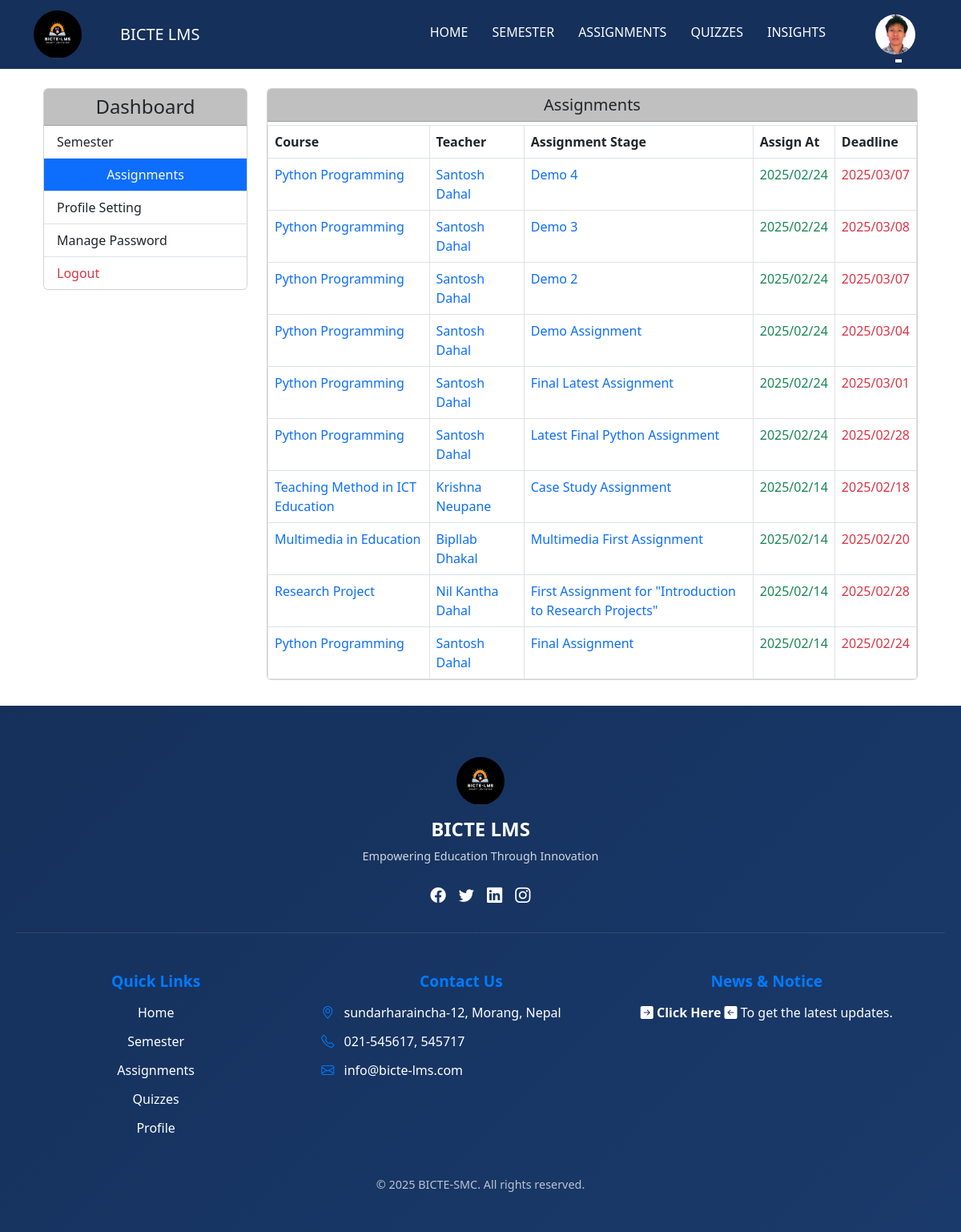
Page /api/student-dashboard-assignment/ (signed in) on the committed database.
### main/models.py (models this page shows, shortened)
class Student(models.Model):
    profile_picture = models.ImageField(upload_to='student_pics/', null=True, blank=True, default='no_image2.jpg')
    st_exam_roll_no = models.CharField(max_length=8, default='00000000')
    st_reg_no = models.CharField(max_length=40, default='0-0-000-00-0000')
    st_name = models.CharField(max_length=100)
    st_date_of_birth = models.DateField(null=True, blank=True)
    st_address = models.CharField(max_length=255)
    st_contact = models.CharField(max_length=15)
    enrollment_date = models.IntegerField(null=True, blank=True)
    st_email = models.EmailField(unique=True)
    st_password = models.CharField(max_length=128, default='studentSMC1')  # Default password
    st_gender = models.CharField(max_length=10, choices=[('Male', 'Male'), ('Female', 'Female'), ('Other', 'Other')], null=True, blank=True)
    st_father_name = models.CharField(max_length=100, null=True, blank=True)
    semester = models.ForeignKey('Semester', on_delete=models.CASCADE)
    email_sent = models.BooleanField(default=False)  # Track if email has been sent
    class Meta:
        verbose_name = "Student"
        verbose_name_plural = "Students"

class Assignment(models.Model):
    title = models.CharField(max_length=255, verbose_name="Assignment Title")
    description = models.TextField(blank=True, null=True, verbose_name="Description")
    file = models.FileField(upload_to="assignments/", blank=True, null=True, verbose_name="Assignment File")
    deadline = models.DateTimeField(verbose_name="Submission Deadline")
    posted_date = models.DateTimeField(auto_now_add=True, verbose_name="Posted Date")
    course = models.ForeignKey(Course, on_delete=models.CASCADE, related_name="assignments", verbose_name="Course")
    teacher = models.ForeignKey(Teacher, on_delete=models.CASCADE, related_name="assignments", verbose_name="Teacher")
    class Meta:
        verbose_name = "Assignment"
        verbose_name_plural = "Assignments"
        ordering = ["-posted_date"]

class Course(models.Model):
    syllabus_file = models.FileField(upload_to='syllabus_files/', null=True, blank=True)
    subject_code = models.CharField(max_length=20)
    title = models.CharField(max_length=50)
    description = models.TextField()
    credits = models.IntegerField()
    is_elective = models.BooleanField(default=False, blank=True, null=True)
    semester = models.ForeignKey(Semester, on_delete=models.CASCADE)
    teacher = models.ForeignKey(Teacher, on_delete=models.SET_NULL, null=True, blank=True)
    class Meta:
        verbose_name = "Course"
        verbose_name_plural = "Courses"

class Teacher(models.Model):
    GENDER_CHOICES = [
        ('male', 'Male'),
        ('female', 'Female'),
        ('other', 'Other'),
    ]
    profile_picture = models.ImageField(upload_to='teacher_pics/', null=True, blank=True, default='images/default_profile_image.jpg')
    t_full_name = models.CharField(max_length=50)
    designation = models.CharField(max_length=100, default='Teacher Assistant')
    t_email = models.EmailField(max_length=100, unique=True)
    t_password = models.CharField(max_length=255)
    t_phone_number = models.CharField(max_length=40)
    t_address = models.CharField(max_length=100)
    hire_date = models.DateField()
    gender = models.CharField(max_length=10,choices=GENDER_CHOICES, verbose_name="Gender",
        default='male')
    class Meta:
        verbose_name = "Teacher"
        verbose_name_plural = "Teachers"

### main/views.py (the view)
# urls.py: path('student-dashboard-assignment/', views.StudentDashboardAssignment.as_view(), name='student-dashboard-assignment'),
class StudentDashboardAssignment(LoginRequiredMixin, TemplateView):
    template_name = 'student_template/st_dashboard_assignment.html'
    login_url = '/api/login/'
    def get_context_data(self, **kwargs):
        context = super().get_context_data(**kwargs)
        try:
            student = Student.objects.get(id=self.request.session.get('user_id'))
            context['student'] = student
            if student.semester:
                if student.semester.is_active:
                    assignments = Assignment.objects.filter(course__semester=student.semester)
                    context['assignments'] = assignments
                    for assignment in assignments:
                        if not assignment.teacher:
                            context['warning'] = 'Some assignments do not have a teacher assigned.'
                else:
                    context['error'] = 'You are not enrolled in an active semester. Please contact the administrator.'
                    context['assignments'] = []
            else:
                context['error'] = 'You are not enrolled in any semester. Please contact the administrator.'
                context['assignments'] = []
        except Student.DoesNotExist:
            context['error'] = 'Student not found. Please log in again.'
        return context

### templates/student_template/st_dashboard_assignment.html (shortened to what this page needs)
{% extends 'student_template/st_base_template.html' %} {% block title %} Student-Dashboard - BICTESMC {% endblock %} {% block content %}
<div class="container assignment_dashboard mt-4 ">
    <div class="row">
        <aside class="col-md-3">
            <div class="card">
                <h4 class="card-header text-dark text-center" style="background-color: #c0c0c0">
                    Dashboard
                </h4>
                <div class="list-group list-group-flush">
                    <a href="/api/student-dashboard/" class="list-group-item list-group-item-action">
                        Semester
                    </a>
                    <a href="/api/student-dashboard-assignment/" class="list-group-item list-group-item-action bg-primary text-light text-center">
                        Assignments
                    </a>
                    <a href="/api/student-profile-setting/" class="list-group-item list-group-item-action">
                        Profile Setting
                    </a>
                    <a href="/api/change-student-account-password/" class="list-group-item list-group-item-action">
                        Manage Password
                    </a>
                    <a href="/" class="list-group-item list-group-item-action text-danger">
                        Logout
                    </a>
                </div>
            </div>
        </aside>
        <section class="col-md-9 mt-4 mt-md-0">
            <div class="card">
                <h5 class="card-header text-center" style="background-color: #c0c0c0">
                    Assignments
                </h5>
                <div class="card-body p-0">
                     {% if assignments %}
                    <div class="table-responsive">
                        <table class="table table-bordered mb-0 mt-1">
                            <thead>
                                <tr>
                                    <th>Course</th>
                                    <th>Teacher</th>
                                    <th>Assignment Stage</th>
                                    <th>Assign At</th>
                                    <th>Deadline</th>
                                </tr>
                            </thead>
                            <tbody>
                                {% for assignment in assignments %}
                                <tr>
                                    <td>
                                        <a href="{% url 'st-course-detail' assignment.course.id %}" class="text-decoration-none">
                                                {{ assignment.course.title }}
                                            </a>
                                    </td>
                                    <td>
                                        {% if assignment.teacher %}
                                        <a href="{% url 'student-teacher-detail' assignment.teacher.id %}" class="text-decoration-none">
                                                    {{ assignment.teacher.t_full_name }}
                                                </a> {% else %}
                                        <span class="text-muted">Not Assigned</span> {% endif %}
                                    </td>
                                    <td>
                                        {% if assignment %}
                                        <a href="{% url 'st-assignment-detail' assignment.id %}" class="text-decoration-none"> {{ assignment.title }}
                                        </a> {% else %}
                                        <span class="text-muted">No Assignment Available</span> {% endif %}
                                    </td>
                                    <td class="text-success">{{ assignment.posted_date|date:"Y/m/d" }}</td>
                                    <td class="text-danger">{{ assignment.deadline|date:"Y/m/d" }}</td>
                                </tr>
                                {% endfor %}
                            </tbody>
                        </table>
                    </div>
                    {% else %}
                    <div class="alert alert-info text-center fw-bold mt-3" role="alert">
                        No assignments available for the current semester.
                    </div>
                    {% endif %}
                </div>
            </div>
        </section>
    </div>
</div>
{% endblock %}

### templates/student_template/st_base_template.html (shortened to what this page needs)
<!DOCTYPE html>
<html lang="en">
<head>
    <link rel="stylesheet" href="https://cdn.jsdelivr.net/npm/bootstrap-icons@1.11.3/font/bootstrap-icons.min.css">
    <link href="https://cdn.jsdelivr.net/npm/bootstrap@5.3.0/dist/css/bootstrap.min.css" rel="stylesheet" />
</head>
<body>
    {% load static %}
    <nav class="navbar navbar-expand-lg navbar-dark bg-dark">
        <div class="container">
            <div class="navbar-logo">
                <img class="mt-auto mb-auto" src="{% static 'images/main_logo.png' %}" alt="Logo" />
            </div>
            <a class="navbar-brand ms-5" href="#">BICTE LMS</a>
            <div class="collapse navbar-collapse" id="navbarNav">
                <ul class="navbar-nav ms-auto this_pading">
                    <li class="nav-item custom-padding dropdown">
                        <a class="nav-link {% if request.path == '/api/student-home/' %}active{% endif %}" href="/api/student-home/">Home</a>
                    </li>
                    <li class="nav-item custom-padding">
                        <a class="nav-link {% if request.path == '/api/st-semester-view/' %}active{% endif %}" href="/api/st-semester-view/{{ student.semester.id }}/">Semester</a
              >
            </li>
              <li class="nav-item custom-padding">
                        <a class="nav-link {% if request.path == '/api/student-assignment-view/' %}active{% endif %}" href="/api/student-assignment-view/">Assignments</a>
                    </li>
                    <li class="nav-item custom-padding">
                        <a class="nav-link {% if request.path == '/api/leaderboard/' %}active{% endif %}" href="/api/leaderboard/">Quizzes</a
              >
            </li>
            <li class="nav-item custom-padding dropdown">
              <a
                class="nav-link {% if request.path == '#' %}active{% endif %}"
                href="#"
                >Insights</a
              >
            </li>
              </ul>
            <li class="nav-item dropdown user_profile">
              <a
                class="nav-link dropdown-toggle no-hover"
                href="#"
                id="navbarDropdown"
                role="button"
                data-bs-toggle="dropdown"
                aria-expanded="false"
              >
                {% if student.profile_picture %}
                <img
                  src="{{ student.profile_picture.url }}"
                  alt="Profile Picture"
                  class="rounded-circle"
                  style="width: 50px; height: 50px"
                />
                {% endif %}
              </a>
            </li>
        </div>
      </div>
    </nav>
    <div class="container mt-4">{% block content %}{% endblock %}</div>
    <footer class="footer-section">
      <div class="footer-container">
          <div class="footer-top">
              <div class="footer-brand">
                  <div class="navbar-logo">
                      <a href="#">
                        <img src="{% static 'images/main_logo.png' %}" alt="Logo" />
                      </a>
            </div>
            <h3 class="brand-name" style="color:white !important;">BICTE LMS</h3>
            <p class="brand-tagline">Empowering Education Through Innovation</p>
            <div class="social-icons">
                <a href="#" class="social-icon"><i class="bi bi-facebook"></i></a>
                <a href="#" class="social-icon"><i class="bi bi-twitter"></i></a>
                <a href="#" class="social-icon"><i class="bi bi-linkedin"></i></a>
                <a href="#" class="social-icon"><i class="bi bi-instagram"></i></a>
            </div>
        </div>
        </div>
        <div class="footer-links mt-5 pe-5" style=" justify-content: center;  ">
            <div class="links-column" style=" text-align: center;">
                <h4 class="links-title">Quick Links</h4>
                <ul>
                    <li><a href="/api/student-home/">Home</a></li>
                    <li>
                        {% if student.semester %}
                        <a href="{% url 'st-semester-view' student.semester.id %}">Semester</a> {% else %}
                        <span class="text-muted error_semester ">Semester (Not Assigned)</span> {% endif %}
                    </li>
                    <li><a href="/api/student-assignment/">Assignments</a></li>
                    <li><a href="/api/leaderboard/">Quizzes</a></li>
                    <li><a href="/api/student-profile/">Profile</a></li>
                </ul>
            </div>
            <div class="links-column">
                <h4 class="links-title  text-center">Contact Us</h4>
                <ul>
                    <li><i class="bi bi-geo-alt"></i> sundarharaincha-12, Morang, Nepal</li>
                    <li><i class="bi bi-telephone"></i> 021-545617, 545717</li>
                    <li><i class="bi bi-envelope"></i> info@bicte-lms.com</li>
                </ul>
            </div>
            <div class="links-column">
                <h4 class="links-title text-center">News &amp; Notice</h4>
                <p class=" text-center bi bi-arrow-right-square-fill">
                    <a href="/api/student-notice-list/" class="text-decoration-none text-light fw-bold"> Click Here </a><span class="bi bi-arrow-left-square-fill"> To get the latest updates</span>.</p>
            </div>
        </div>
        <div class="footer-bottom">
            <p>&copy; <span id="current-year"></span> BICTE-SMC. All rights reserved.</p>
        </div>
        </div>
        </footer>
</body>
</html>

### rows in the picture
Student: profile_picture (picture)
Assignment: course "Python Programming", teacher.t_full_name "Santosh Dahal", title "Demo 4", posted_date "2025/02/24", deadline "2025/03/07"
Assignment: course "Python Programming", teacher.t_full_name "Santosh Dahal", title "Demo 3", posted_date "2025/02/24", deadline "2025/03/08"
Assignment: course "Python Programming", teacher.t_full_name "Santosh Dahal", title "Demo 2", posted_date "2025/02/24", deadline "2025/03/07"
Assignment: course "Python Programming", teacher.t_full_name "Santosh Dahal", title "Demo Assignment", posted_date "2025/02/24", deadline "2025/03/04"
Assignment: course "Python Programming", teacher.t_full_name "Santosh Dahal", title "Final Latest Assignment", posted_date "2025/02/24", deadline "2025/03/01"
Assignment: course "Python Programming", teacher.t_full_name "Santosh Dahal", title "Latest Final Python Assignment", posted_date "2025/02/24", deadline "2025/02/28"
Assignment: course "Teaching Method in ICT Education", teacher.t_full_name "Krishna Neupane", title "Case Study Assignment", posted_date "2025/02/14", deadline "2025/02/18"
Assignment: course "Multimedia in Education", teacher.t_full_name "Bipllab Dhakal", title "Multimedia First Assignment", posted_date "2025/02/14", deadline "2025/02/20"
Assignment: course "Research Project", teacher.t_full_name "Nil Kantha Dahal", title "First Assignment for \"Introduction to Research Projects\"", posted_date "2025/02/14", deadline "2025/02/28"
Assignment: course "Python Programming", teacher.t_full_name "Santosh Dahal", title "Final Assignment", posted_date "2025/02/14", deadline "2025/02/24"
